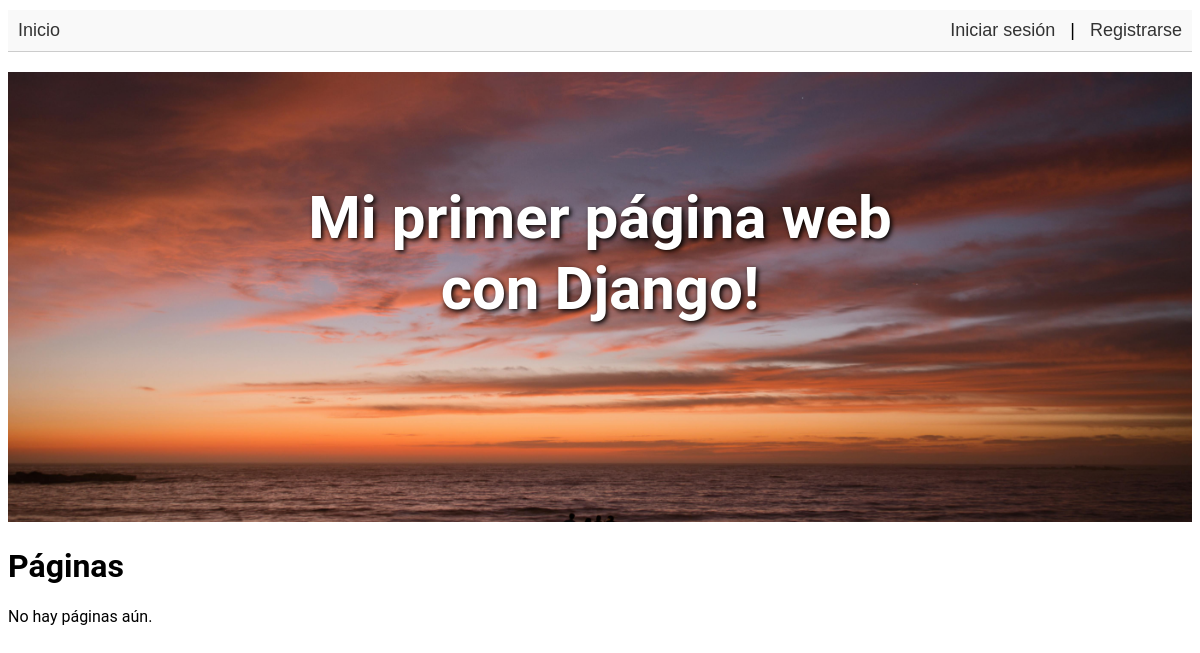
The app's page /pages/, older data.
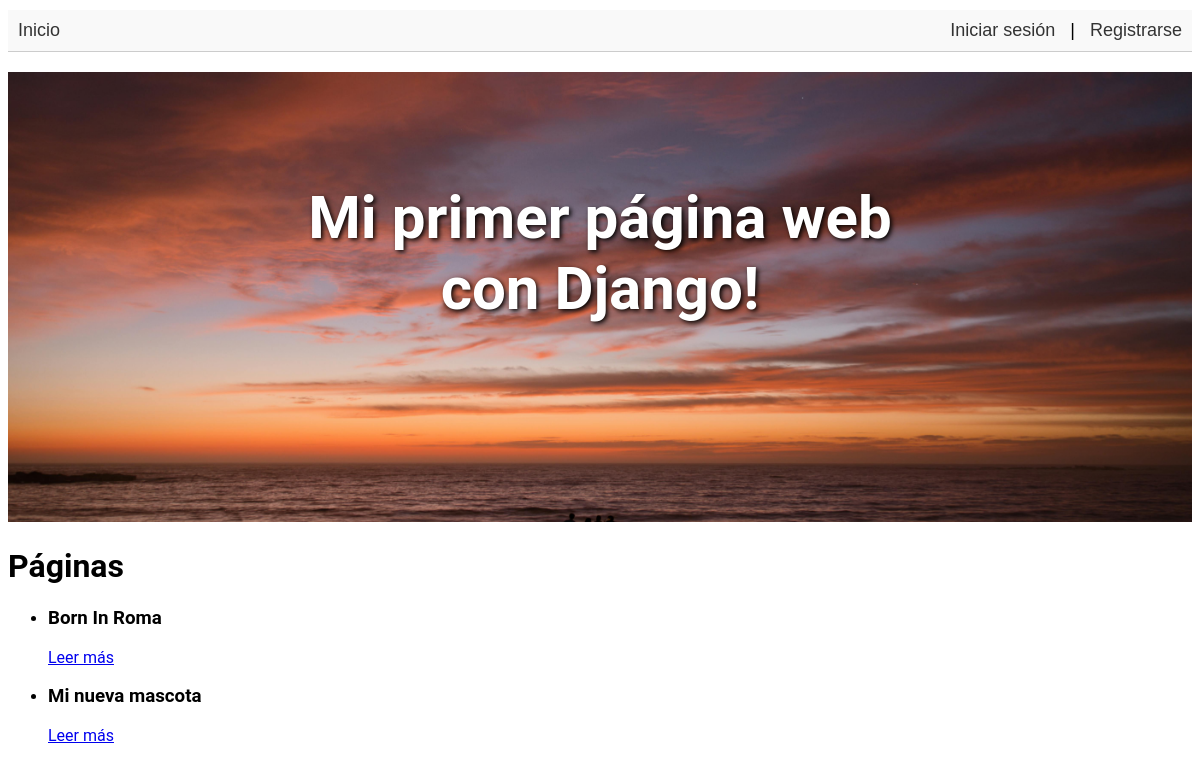
The same page, newer data.
### blog/models.py (models this page shows, shortened)
class Page(models.Model):
    titulo = models.CharField(max_length=200)
    subtitulo = models.CharField(max_length=200)
    contenido = RichTextField()
    imagen = models.ImageField(upload_to='pages/', blank=True, null=True)
    fecha = models.DateTimeField(default=timezone.now)
    autor = models.ForeignKey(User, on_delete=models.CASCADE)

### blog/views.py (the view)
# urls.py: path('pages/', views.pages_list, name='pages_list'),
def pages_list(request):
    pages = Page.objects.all()
    return render(request, 'blog/pages_list.html', {'pages': pages})

### blog/templates/blog/pages_list.html (shortened to what this page needs)
{% extends "base.html" %}
{% block content %}
  <h1>Páginas</h1>
  {% if pages %}
    <ul>
      {% for page in pages %}
        <li>
          <h3>{{ page.titulo }}</h3>
          <a href="{% url 'page_detail' page.id %}">Leer más</a>
        </li>
      {% endfor %}
    </ul>
  {% else %}
    <p>No hay páginas aún.</p>
  {% endif %}
{% endblock %}

### blog/templates/base.html (shortened to what this page needs)
{% load static %}
<!DOCTYPE html>
<html lang="es">
<head>
  <link rel="stylesheet" href="{% static 'blog/css/estilos2.css' %}">
</head>
<body>
  <nav class="navbar" style="display: flex; justify-content: space-between; align-items: center; padding: 10px;">
    <div class="nav-izquierda">
      <a href="{% url 'home' %}">Inicio</a>
    </div>
    <div class="nav-derecha">
      {% if user.is_authenticated %}
        <a href="{% url 'perfil' %}">Mi Perfil</a>
        <span>Hola, {{ user.username }}</span>
        <form action="{% url 'logout' %}" method="post" style="display:inline;">
          {% csrf_token %}
          <button type="submit" style="background:none; border:none; color:blue; cursor:pointer;">
            Cerrar sesión
          </button>
        </form>
      {% else %}
        <a href="{% url 'login' %}">Iniciar sesión</a> |
        <a href="{% url 'registro' %}">Registrarse</a>
      {% endif %}
    </div>
  </nav>
  <header class="encabezado">
    <div class="frase-superpuesta">
      <h2>Mi primer página web con Django!</h2>
    </div>
    <img src="{% static 'blog/img/header.jpg' %}" alt="Header" class="imagen-header">
  </header>
  <main>
    {% block content %}
    {% endblock %}
  </main>
</body>
</html>

### blog/static/blog/css/estilos2.css (style rules this page uses)
body { font-family: 'Roboto', sans-serif; }
.navbar { margin-top: 10px; margin-bottom: 20px; display: flex; justify-content: space-between; align-items: center; font-size: 18px; font-family: Arial, sans-serif; padding: 0 30px; background-color: #f9f9f9; border-bottom: 1px solid #ccc; }
.nav-izquierda { display: flex; gap: 20px; }
.nav-derecha { display: flex; align-items: center; gap: 15px; }
.navbar a, .nav-derecha a { text-decoration: none; color: #333; }
.nav-izquierda a { font-weight: 500; }
.encabezado { position: relative; text-align: center; }
.imagen-header { width: 100%; height: 450px; object-fit: cover; }
.frase-superpuesta { position: absolute; top: 40%; left: 50%; transform: translate(-50%, -50%); color: white; font-size: 2.5rem; font-weight: bold; text-shadow: 2px 2px 5px #000; }

Row changes from the older to the newer data that the page shows:
added Page: titulo "Born In Roma"
added Page: titulo "Mi nueva mascota"
Text that changed along with them:
text no longer shown: "No hay páginas aún."
